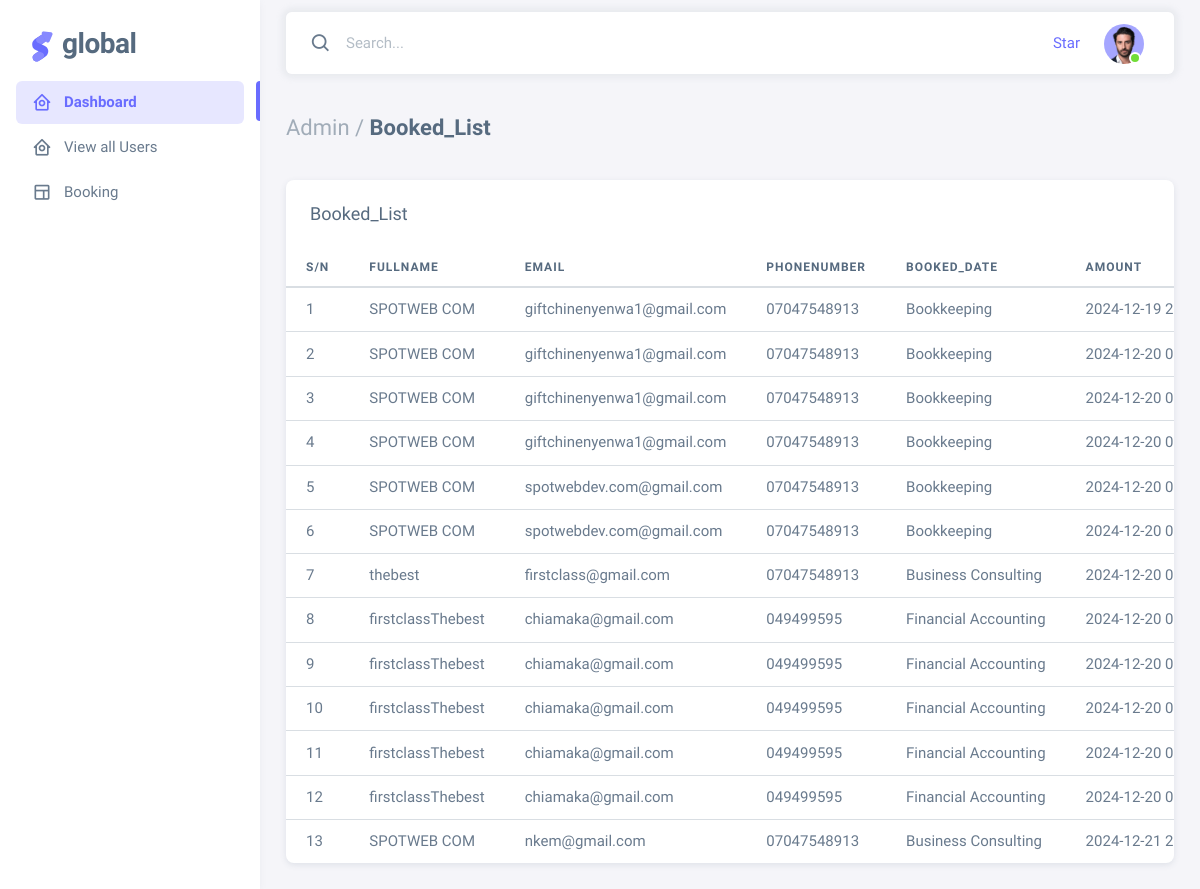
Screenshot of /admin/book.php (signed in) with the database file from the repository.
### tables this page shows
CREATE TABLE `booking` (
  `id` int(11) NOT NULL,
  `name` varchar(255) NOT NULL,
  `email` varchar(255) NOT NULL,
  `phone` varchar(255) NOT NULL,
  `type` varchar(255) NOT NULL,
  `date` varchar(255) NOT NULL,
  `amount` varchar(255) NOT NULL,
  `status` enum('pending','approved','declined','abandoned','success','failed','reversed','ongoing','cancelled') NOT NULL DEFAULT 'pending',
  `reference` varchar(255) NOT NULL
);

### admin/book.php (the view, shortened to what this page needs)
<?php
include('../server/connection.php');
?>
<!DOCTYPE html>
<html lang="en" class="light-style layout-menu-fixed " dir="ltr" data-theme="theme-default" data-assets-path="assets/" data-template="vertical-menu-template-free">
<head>
  <link rel="stylesheet" href="assets/vendor/fonts/boxicons.css" />
  <link rel="stylesheet" href="assets/vendor/css/core.css" class="template-customizer-core-css" />
  <link rel="stylesheet" href="assets/vendor/css/theme-default.css" class="template-customizer-theme-css" />
  <link rel="stylesheet" href="assets/css/demo.css" />
  <link rel="stylesheet" href="assets/vendor/libs/perfect-scrollbar/perfect-scrollbar.css" />
</head>
<body>
  <div class="layout-wrapper layout-content-navbar  ">
    <div class="layout-container">
      <?php include('includes/side_bar.php') ?>
      <div class="layout-page">
        <nav class="layout-navbar container-xxl navbar navbar-expand-xl navbar-detached align-items-center bg-navbar-theme" id="layout-navbar">
          <div class="navbar-nav-right d-flex align-items-center" id="navbar-collapse">
            <div class="navbar-nav align-items-center">
              <div class="nav-item d-flex align-items-center">
                <i class="bx bx-search fs-4 lh-0"></i>
                <input type="text" class="form-control border-0 shadow-none" placeholder="Search..." aria-label="Search...">
              </div>
            </div>
            <ul class="navbar-nav flex-row align-items-center ms-auto">
              <li class="nav-item lh-1 me-3">
                <a class="github-button" href="https://github.com/themeselection/sneat-html-admin-template-free" data-icon="octicon-star" data-size="large" data-show-count="true" aria-label="Star themeselection/sneat-html-admin-template-free on GitHub">Star</a>
              </li>
              <li class="nav-item navbar-dropdown dropdown-user dropdown">
                <a class="nav-link dropdown-toggle hide-arrow" href="javascript:void(0);" data-bs-toggle="dropdown">
                  <div class="avatar avatar-online">
                    <img src="assets/img/avatars/1.png" alt class="w-px-40 h-auto rounded-circle">
                  </div>
                </a>
              </li>
            </ul>
          </div>
        </nav>
        <div class="content-wrapper">
          <div class="container-xxl flex-grow-1 container-p-y">
            <h4 class="fw-bold py-3 mb-4">
              <span class="text-muted fw-light">Admin /</span> Booked_List
            </h4>
            <div class="card">
              <h5 class="card-header">Booked_List</h5>
              <div class="table-responsive text-nowrap">
                <table class="table">
                  <thead>
                    <tr>
                      <th>S/N</th>
                      <th>Fullname</th>
                      <th>Email</th>
                      <th>Phonenumber</th>
                      <th>Booked_Date</th>
                      <th>Amount</th>
                    </tr>
                  </thead>
                  <tbody class="table-border-bottom-0">
                    <?php
                    $sql = mysqli_query($connection, "SELECT * FROM `booking`");
                    if (mysqli_num_rows($sql)) {
                      $count = 1;
                      while ($details = mysqli_fetch_assoc($sql)) {
                    ?>
                        <tr>
                          <td><?php echo $count ?></td>
                          <td><?php echo $details['name']?></td>
                          <td><?php echo $details['email']?></td>
                          <td><?php echo $details['phone']?></td>
                          <td><?php echo $details['type']?></td>
                          <td><?php echo $details['date']?></td>
                        </tr>
                    <?php $count++;
                      }
                    } else {
                      echo "<td class='bg-danger text-white' colspan='10'>No Users</td>";
                    } ?>
                  </tbody>
                </table>
              </div>
            </div>
          </div>
        </div>
      </div>
    </div>
  </div>
</body>
</html>

### admin/includes/side_bar.php (shortened to what this page needs)
<aside id="layout-menu" class="layout-menu menu-vertical menu bg-menu-theme">
    <div class="app-brand demo ">
        <a href="index.html" class="app-brand-link">
            <span class="app-brand-logo demo">
            </span>
            <span class="app-brand-text demo menu-text fw-bolder ms-2">global</span>
        </a>
    </div>
    <ul class="menu-inner py-1">
        <li class="menu-item active">
            <a href="index.php" class="menu-link">
                <i class="menu-icon tf-icons bx bx-home-circle"></i>
                <div data-i18n="Analytics">Dashboard</div>
            </a>
        </li>
        <li class="menu-item">
            <a href="all.php" class="menu-link">
                <i class="menu-icon tf-icons bx bx-home-circle"></i>
                <div data-i18n="Analytics">View all Users</div>
            </a>
        </li>
        <li class="menu-item">
            <a href="book.php" class="menu-link">
                <i class="menu-icon tf-icons bx bx-layout"></i>
                <div data-i18n="Analytics">Booking</div>
            </a>
        </li>
            </ul>
</aside>

### admin/assets/css/demo.css (style rules this page uses)
.menu .app-brand.demo { height: 64px; margin-top: 12px; }
.app-brand-logo.demo svg { width: 22px; height: 38px; }
.app-brand-text.demo { font-size: 1.75rem; letter-spacing: -0.5px; text-transform: lowercase; }

### rows the page displays
booking: name "SPOTWEB COM", email "giftchinenyenwa1@gmail.com", phone "07047548913", type "Bookkeeping", date "2024-12-19…"
booking: name "SPOTWEB COM", email "giftchinenyenwa1@gmail.com", phone "07047548913", type "Bookkeeping", date "2024-12-20…"
booking: name "SPOTWEB COM", email "giftchinenyenwa1@gmail.com", phone "07047548913", type "Bookkeeping", date "2024-12-20…"
booking: name "SPOTWEB COM", email "giftchinenyenwa1@gmail.com", phone "07047548913", type "Bookkeeping", date "2024-12-20…"
booking: name "SPOTWEB COM", email "spotwebdev.com@gmail.com", phone "07047548913", type "Bookkeeping", date "2024-12-20…"
booking: name "SPOTWEB COM", email "spotwebdev.com@gmail.com", phone "07047548913", type "Bookkeeping", date "2024-12-20…"
booking: name "thebest", email "firstclass@gmail.com", phone "07047548913", type "Business Consulting", date "2024-12-20…"
booking: name "firstclassThebest", email "chiamaka@gmail.com", phone "049499595", type "Financial Accounting", date "2024-12-20…"
booking: name "firstclassThebest", email "chiamaka@gmail.com", phone "049499595", type "Financial Accounting", date "2024-12-20…"
booking: name "firstclassThebest", email "chiamaka@gmail.com", phone "049499595", type "Financial Accounting", date "2024-12-20…"
booking: name "firstclassThebest", email "chiamaka@gmail.com", phone "049499595", type "Financial Accounting", date "2024-12-20…"
booking: name "firstclassThebest", email "chiamaka@gmail.com", phone "049499595", type "Financial Accounting", date "2024-12-20…"
booking: name "SPOTWEB COM", email "nkem@gmail.com", phone "07047548913", type "Business Consulting", date "2024-12-21…"
